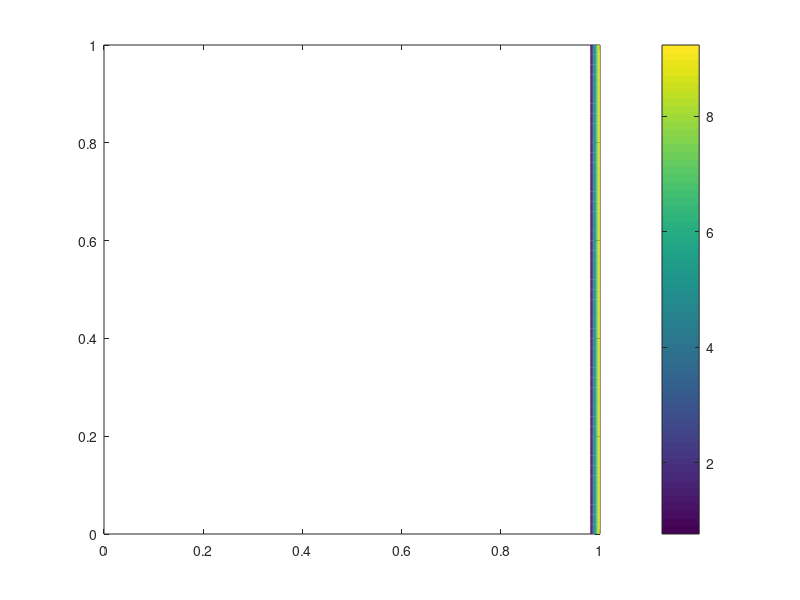

Here is the MATLAB script that generated this plot:
clc
clear all
close all

%%Defining the mesh
n_points = 51;          %Number of points in space
dom_size = 1;           %Domain Size in space
h = dom_size/(n_points-1);      %Grid Spacing in x and y axis

%%Initialising the problem
y(n_points,n_points) = 0;           %y is nothing but a Temperature 
y(:,1)=1;                           %Temperature value at first Column

%%Boundary Conditions
y_new(n_points,n_points) = 0;
y_new(:,n_points)=10;

error_mag =1;
error_req =1e-6;
iterations =0;
tic
%%Calculations for problems
while error_mag > error_req
    for i= 2:(n_points-1)
        for j= 2:(n_points-1)
            y_new(i,j)=0.25.*(y_new(i-1,j)+y(i+1,j)+y_new(i,j-1)+y(i,j+1));
        end
    end
       iterations=iterations+1;
    %Calculations of error magnitude
    error_mag=0;
    for i= 2:(n_points-1)
        for j= 2:(n_points-1)
             error_mag = error_mag + abs(y(i,j) - y_new(i,j));
        end
    end
     % Assigning new to the grid
     y = y_new;
end
toc

%%Plotting
x_dom = ((1:n_points)-1).*h
y_dom = 1-((1:n_points)-1).*h
[X,Y]= meshgrid(x_dom,y_dom)
contour(X,Y,y,12)
colorbar


    
            




